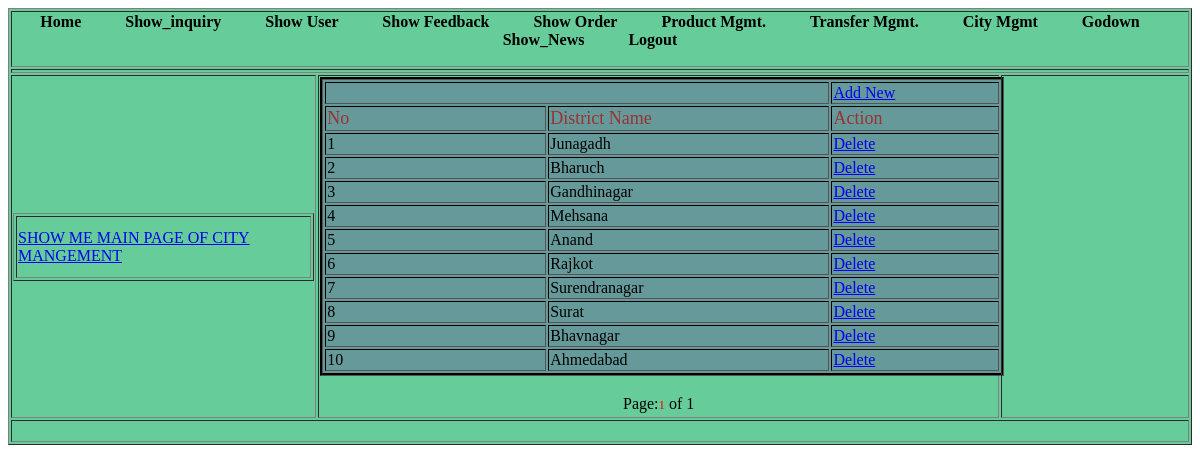
Page /Admin/show_district.php (signed in) on the committed database.
### tables this page shows
CREATE TABLE IF NOT EXISTS `dist_mngt` (
  `did` int(11) NOT NULL AUTO_INCREMENT,
  `district` varchar(20) NOT NULL,
  PRIMARY KEY (`did`)
);

### Admin/show_district.php (the view, shortened to what this page needs)
<!DOCTYPE html PUBLIC "-//W3C//DTD XHTML 1.0 Transitional//EN" "http://www.w3.org/TR/xhtml1/DTD/xhtml1-transitional.dtd">
<html xmlns="http://www.w3.org/1999/xhtml">
<head>
<link rel="stylesheet" type="text/css" href="styles.css" />
</head>
<?php
$page_name="show_district.php";
if(!isset($_REQUEST["start"]))
{
	$start = 0;
}
else
{
	$start = $_REQUEST["start"];
}
		$eu = ($start - 0);
		$limit = 10;
?>
<body>
<table width="100%" border="1" class="background">
  <tr>
    <td colspan="3"><?php include("header.php");?></td>
  </tr>
  <tr>
    <td colspan="3" align="center"><?php
	  ?></td>
  </tr>
  <tr>
    <td width="26%"><table width="100%" border="1">
      <tr>
        <td height="58"><a href="show_city_mgnt.php">SHOW ME MAIN PAGE OF CITY MANGEMENT </a></td>
      </tr>
    </table></td>
    <td width="58%"><table width="101%" border="1" class="table">
      <tr>
        <td colspan="2"
		  >&nbsp;</td>
        <td width="25%"><a href="add_district.php">Add New </a></td>
      </tr>
      <tr>
        <td width="33%" class="font">No</td>
        <td width="42%" class="font">District Name </td>
        <td class="font">Action</td>
      </tr>
		      <?php
	$i=1;
	$sql2 = "select * from dist_mngt";
	$fetch = mysql_query($sql2) or die("query failed");
	$nume = mysql_num_rows($fetch);
	$sql_group=mysql_query("select * from dist_mngt order by did desc limit $eu,$limit ");
	if(mysql_num_rows($sql_group)>0)
	{
	while($data=mysql_fetch_array($sql_group))
	{
	?>
      <tr>
        <td><?php echo $i;?></td>
        <td><?php echo $data['district'];?></td>
        <td><a href="del_taluka.php?pid=<?php echo $data['did'];?>">Delete</a></td>
      </tr>
      <?php
		 $i++;
		 }
		 ?>
    </table>
    <p>
      <?php
echo "<table align = 'center' width='50%'><tr><td  align='left' width='30%'>";
	echo "</td><td align=center width='40%'>Page:";
	$l=1;
	$total=0;
	for($i=0;$i < $nume;$i=$i+$limit)
	{
		if($i <> $eu)
		{
			echo " <a href='$page_name?start=$i'><font face='Verdana' size='2'>$l</font></a> ";
		}
		else
		{
			echo "<font face='Verdana' size='2' color=red>$l</font>";
		}
		$l=$l+1;
		$total = $total+1;
	}
echo " of $total</td><td  align='right' width='40%'>";
	echo "</td></tr></table>";
}
?>
    <td width="16%">&nbsp;</td>
  </tr>
  <tr>
    <td colspan="3">&nbsp;</td>
  </tr>
</table>
</body>
</html>

### Admin/styles.css (style rules this page uses)
.background { background-color:#66CC99; }
.table { background-color: #669999; border:#000000 groove; }
.font { font:Georgia, "Times New Roman", Times, serif; font-size:18px; color: #993333; }

### rows in the picture
dist_mngt: district "Junagadh"
dist_mngt: district "Bharuch"
dist_mngt: district "Gandhinagar"
dist_mngt: district "Mehsana"
dist_mngt: district "Anand"
dist_mngt: district "Rajkot"
dist_mngt: district "Surendranagar"
dist_mngt: district "Surat"
dist_mngt: district "Bhavnagar"
dist_mngt: district "Ahmedabad"

### other values in the picture
$total "1"
